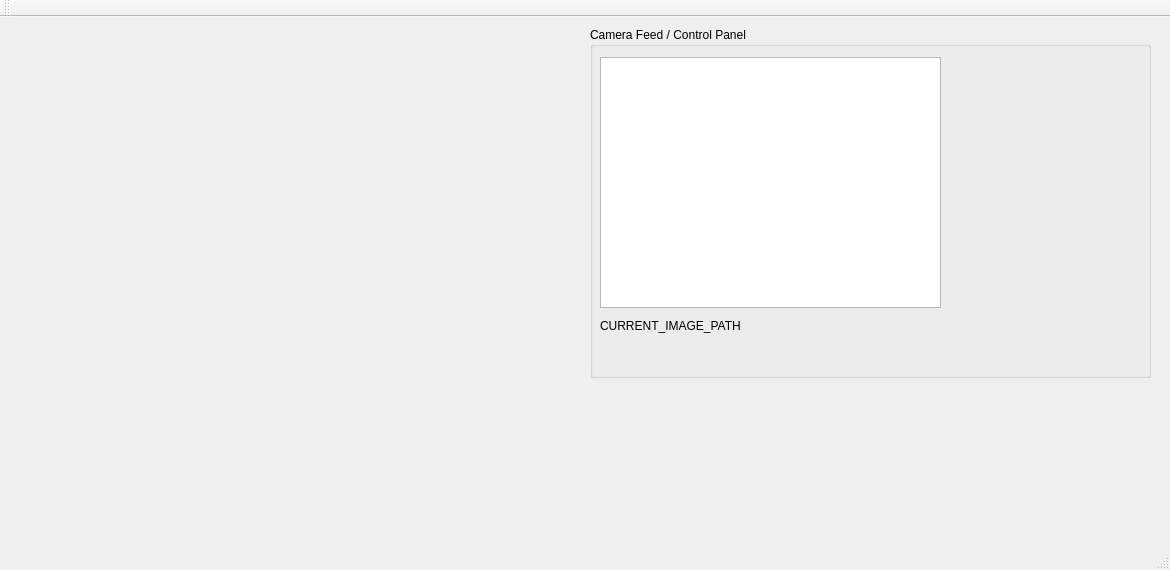
<?xml version="1.0" encoding="UTF-8"?>
<ui version="4.0">
 <class>MainWindow</class>
 <widget class="QMainWindow" name="MainWindow">
  <property name="geometry">
   <rect>
    <x>0</x>
    <y>0</y>
    <width>1170</width>
    <height>570</height>
   </rect>
  </property>
  <property name="windowTitle">
   <string>Drone AI Manager Thing</string>
  </property>
  <widget class="QWidget" name="centralWidget">
   <widget class="QGroupBox" name="camera_info">
    <property name="geometry">
     <rect>
      <x>590</x>
      <y>10</y>
      <width>561</width>
      <height>351</height>
     </rect>
    </property>
    <property name="title">
     <string>Camera Feed / Control Panel</string>
    </property>
    <widget class="QGraphicsView" name="graphicsView">
     <property name="geometry">
      <rect>
       <x>10</x>
       <y>30</y>
       <width>341</width>
       <height>251</height>
      </rect>
     </property>
    </widget>
    <widget class="QLabel" name="label">
     <property name="geometry">
      <rect>
       <x>10</x>
       <y>290</y>
       <width>271</width>
       <height>17</height>
      </rect>
     </property>
     <property name="text">
      <string>CURRENT_IMAGE_PATH</string>
     </property>
    </widget>
   </widget>
  </widget>
  <widget class="QMenuBar" name="menuBar">
   <property name="geometry">
    <rect>
     <x>0</x>
     <y>0</y>
     <width>1170</width>
     <height>22</height>
    </rect>
   </property>
  </widget>
  <widget class="QToolBar" name="mainToolBar">
   <attribute name="toolBarArea">
    <enum>TopToolBarArea</enum>
   </attribute>
   <attribute name="toolBarBreak">
    <bool>false</bool>
   </attribute>
  </widget>
  <widget class="QStatusBar" name="statusBar"/>
 </widget>
 <layoutdefault spacing="6" margin="11"/>
 <resources/>
 <connections/>
</ui>
